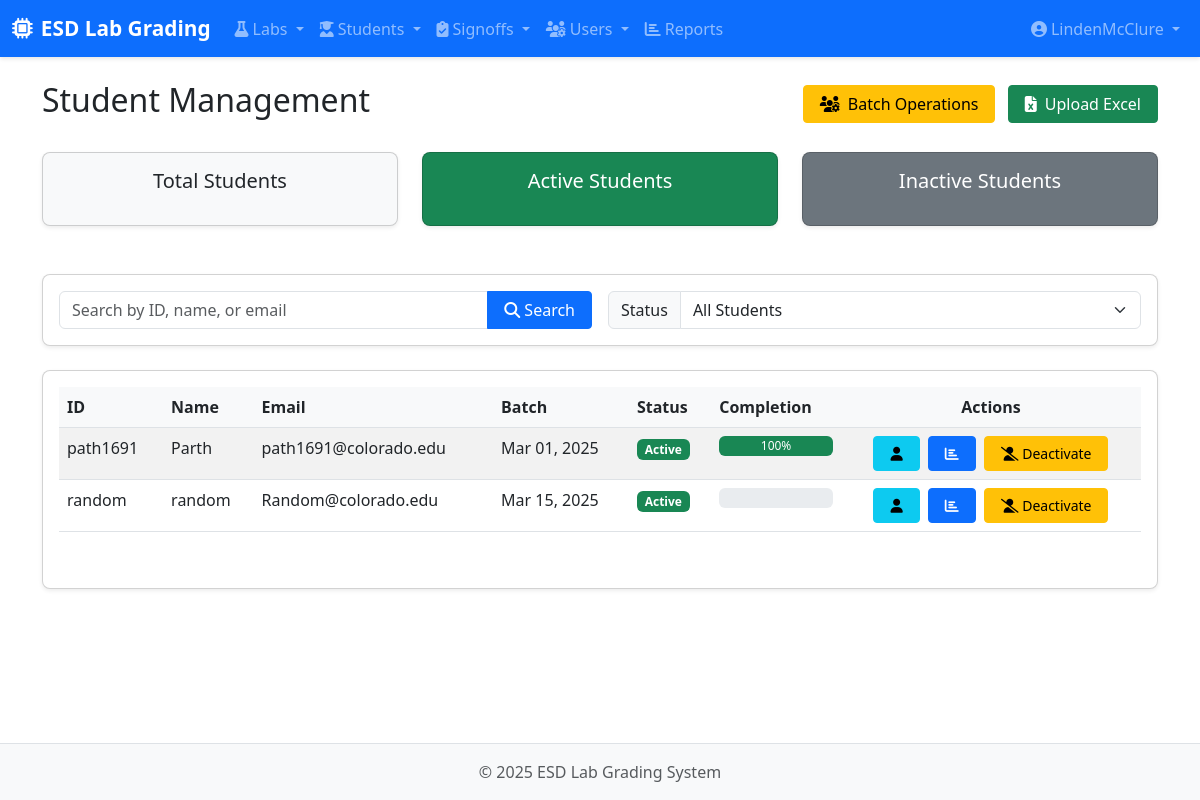
The app's page /students/ (signed in) with its own data.
### labs/models.py (models this page shows, shortened)
class Student(models.Model):
    student_id = models.CharField(max_length=20, unique=True)
    name = models.CharField(max_length=100)
    email = models.EmailField(blank=True)
    batch = models.DateField(auto_now=False, auto_now_add=False)
    active = models.BooleanField(default=True)
    @property
    def get_completion_status(self):
        total_parts = Part.objects.filter(is_required=True).count()
        completed_parts = Signoff.objects.filter(
            student=self,
            status='approved',
            part__is_required=True
        ).values('part').distinct().count()
        if total_parts == 0:
            return 0
        return (completed_parts / total_parts) * 100

### labs/views.py (the view)
# urls.py: path('students/', views.student_list, name='student_list'),
@login_required
def student_list(request):
    students = Student.objects.all()
    return render(request, 'labs/student_list.html', {'students': students})

### labs/templatetags/role_tags.py (called while the page is built)
@register.filter
def has_role(user, role_name):
    if user.is_anonymous:
        return False
    if user.is_staff:
        return True
    try:
        return hasattr(user, 'role') and user.role.role == role_name
    except:
        return False

### labs/templates/labs/student_list.html (shortened to what this page needs)
{% extends 'base.html' %}
{% load static %}
{% block content %}
<div class="container">
    <div class="d-flex justify-content-between align-items-center mb-4">
        <h1 class="h2">Student Management</h1>
        <div>
            <a href="{% url 'labs:batch_toggle_students' %}" class="btn btn-warning me-2">
                <i class="fas fa-users-cog me-1"></i> Batch Operations
            </a>
            <a href="{% url 'labs:student_upload' %}" class="btn btn-success">
                <i class="fas fa-file-excel me-1"></i> Upload Excel
            </a>
        </div>
    </div>
    <div class="row student-stats">
        <div class="col-md-4">
            <div class="card bg-light">
                <div class="card-body text-center">
                    <h5 class="card-title">Total Students</h5>
                </div>
            </div>
        </div>
        <div class="col-md-4">
            <div class="card bg-success text-white">
                <div class="card-body text-center">
                    <h5 class="card-title">Active Students</h5>
                </div>
            </div>
        </div>
        <div class="col-md-4">
            <div class="card bg-secondary text-white">
                <div class="card-body text-center">
                    <h5 class="card-title">Inactive Students</h5>
                </div>
            </div>
        </div>
    </div>
    <div class="card mb-4">
        <div class="card-body">
            <form method="get" class="row g-3">
                <div class="col-md-6">
                    <div class="input-group">
                        <input type="text" name="search" class="form-control" placeholder="Search by ID, name, or email" value="{{ search_query }}">
                        <button class="btn btn-primary" type="submit">
                            <i class="fas fa-search"></i> Search
                        </button>
                    </div>
                </div>
                <div class="col-md-6">
                    <div class="input-group">
                        <label class="input-group-text" for="activeFilter">Status</label>
                        <select class="form-select" id="activeFilter" name="active" onchange="this.form.submit()">
                            <option value="all" {% if active_filter == 'all' %}selected{% endif %}>All Students</option>
                        </select>
                    </div>
                </div>
            </form>
        </div>
    </div>
    <div class="card">
        <div class="card-body">
            <div class="table-responsive">
                <table class="table table-striped table-hover">
                    <thead>
                        <tr>
                            <th>ID</th>
                            <th>Name</th>
                            <th>Email</th>
                            <th>Batch</th>
                            <th>Status</th>
                            <th>Completion</th>
                            <th class="text-center">Actions</th>
                        </tr>
                    </thead>
                    <tbody>
                        {% for student in students %}
                        <tr>
                            <td>{{ student.student_id }}</td>
                            <td>{{ student.name }}</td>
                            <td>{{ student.email }}</td>
                            <td>{{ student.batch|date:"M d, Y" }}</td>
                            <td>
                                {% if student.active %}
                                <span class="badge bg-success">Active</span>
                                {% else %}
                                <span class="badge bg-secondary">Inactive</span>
                                {% endif %}
                            </td>
                            <td>
                                <div class="progress" style="height: 20px;" title="{{ student.get_completion_status|floatformat:1 }}%">
                                    <div class="progress-bar {% if student.get_completion_status >= 100 %}bg-success{% elif student.get_completion_status >= 50 %}bg-info{% else %}bg-warning{% endif %}"
                                         role="progressbar"
                                         style="width: {{ student.get_completion_status }}%;"
                                         aria-valuenow="{{ student.get_completion_status }}"
                                         aria-valuemin="0"
                                         aria-valuemax="100">
                                        {{ student.get_completion_status|floatformat:0 }}%
                                    </div>
                                </div>
                            </td>
                            <td class="action-buttons text-center">
                                <a href="{% url 'labs:student_detail' student.id %}" class="btn btn-sm btn-info me-1" title="View student details">
                                    <i class="fas fa-user"></i>
                                </a>
                                <a href="{% url 'labs:student_grade_report' student.id %}" class="btn btn-sm btn-primary me-1" title="View grade report">
                                    <i class="fas fa-chart-bar"></i>
                                </a>
                                <a href="{% url 'labs:student_toggle_active' student.id %}" class="btn btn-sm {% if student.active %}btn-warning{% else %}btn-success{% endif %}">
                                    {% if student.active %}
                                    <i class="fas fa-user-slash"></i> Deactivate
                                    {% else %}
                                    <i class="fas fa-user-check"></i> Activate
                                    {% endif %}
                                </a>
                            </td>
                        </tr>
                        {% empty %}
                        <tr>
                            <td colspan="7" class="text-center">No students found. {% if search_query %}<a href="{% url 'labs:student_list' %}">Clear search</a>{% endif %}</td>
                        </tr>
                        {% endfor %}
                    </tbody>
                </table>
            </div>
        </div>
    </div>
</div>
{% endblock %}

### templates/base.html (shortened to what this page needs)
{% load static %}
{% load role_tags %}
<!DOCTYPE html>
<html lang="en">
<head>
    <link href="https://cdn.jsdelivr.net/npm/bootstrap@5.3.0-alpha1/dist/css/bootstrap.min.css" rel="stylesheet">
    <link rel="stylesheet" href="https://cdnjs.cloudflare.com/ajax/libs/font-awesome/6.4.0/css/all.min.css">
    <link rel="stylesheet" href="{% static 'css/styles.css' %}">
</head>
<body>
    <nav class="navbar navbar-expand-lg navbar-dark bg-primary sticky-top">
        <div class="container-fluid">
            <a class="navbar-brand" href="{% url 'labs:home' %}">
                <i class="fas fa-microchip me-2"></i>ESD Lab Grading
            </a>
            <div class="collapse navbar-collapse" id="navbarMain">
                <ul class="navbar-nav me-auto">
                    <li class="nav-item dropdown">
                        <a class="nav-link dropdown-toggle" href="#" id="labsDropdown" role="button" data-bs-toggle="dropdown">
                            <i class="fas fa-flask me-1"></i>Labs
                        </a>
                    </li>
                    {% if request.user.is_authenticated %}
                    <li class="nav-item dropdown">
                        <a class="nav-link dropdown-toggle" href="#" id="studentsDropdown" role="button" data-bs-toggle="dropdown">
                            <i class="fas fa-user-graduate me-1"></i>Students
                        </a>
                    </li>
                    {% endif %}
                    {% if request.user.is_authenticated %}
                    <li class="nav-item dropdown">
                        <a class="nav-link dropdown-toggle" href="#" id="signoffsDropdown" role="button" data-bs-toggle="dropdown">
                            <i class="fas fa-clipboard-check me-1"></i>Signoffs
                        </a>
                    </li>
                    {% endif %}
                    {% if request.user.is_authenticated and request.user|has_role:'instructor' %}
                    <li class="nav-item dropdown">
                        <a class="nav-link dropdown-toggle" href="#" id="usersDropdown" role="button" data-bs-toggle="dropdown">
                            <i class="fas fa-users-cog me-1"></i>Users
                        </a>
                    </li>
                    {% endif %}
                    {% if request.user.is_authenticated %}
                    <li class="nav-item">
                        <a class="nav-link" href="{% url 'labs:reports' %}">
                            <i class="fas fa-chart-bar me-1"></i>Reports
                        </a>
                    </li>
                    {% endif %}
                </ul>
                <ul class="navbar-nav ms-3">
                    {% if request.user.is_authenticated %}
                    <li class="nav-item dropdown">
                        <a class="nav-link dropdown-toggle" href="#" id="userDropdown" role="button" data-bs-toggle="dropdown">
                            <i class="fas fa-user-circle me-1"></i>{{ request.user.username }}
                        </a>
                    </li>
                    {% else %}
                    <li class="nav-item">
                        <a class="nav-link" href="{% url 'admin:login' %}?next=/">Login</a>
                    </li>
                    {% endif %}
                </ul>
            </div>
        </div>
    </nav>
    <main class="py-4">
        {% block content %}{% endblock %}
    </main>
    <footer class="footer mt-auto py-3 bg-light">
        <div class="container text-center">
            <span class="text-muted">© {% now "Y" %} ESD Lab Grading System</span>
        </div>
    </footer>
</body>
</html>

### static/css/styles.css (style rules this page uses)
body { min-height: 100vh; display: flex; flex-direction: column; }
main { flex: 1; }
.navbar-brand { font-weight: bold; font-size: 1.3rem; }
.navbar { box-shadow: 0 2px 4px rgba(0, 0, 0, 0.1); }
.card { border-radius: 0.5rem; box-shadow: 0 0.125rem 0.25rem rgba(0, 0, 0, 0.075); margin-bottom: 1.5rem; }
.table-responsive { margin-bottom: 1.5rem; }
.table thead th { background-color: #f8f9fa; font-weight: 600; border-top: none; }
.btn { border-radius: 0.25rem; padding: 0.375rem 1rem; font-weight: 500; }
.btn-primary { background-color: #0d6efd; border-color: #0d6efd; }
.btn-success { background-color: #198754; border-color: #198754; }
.footer { background-color: #f8f9fa; padding: 1.5rem 0; border-top: 1px solid #dee2e6; }

### labs/templates/labs/student_list.html (style rules this page uses)
.student-stats { margin-bottom: 1.5rem; }
.action-buttons { white-space: nowrap; }

### records on screen
Student: student_id "path1691", name "Parth", email "path1691@colorado.edu", batch "Mar 01, 2025", active "Active", get_completion_status "100"
Student: student_id "random", name "random", email "Random@colorado.edu", batch "Mar 15, 2025", active "Active"

### other values on screen
{{ request.user.username }} "LindenMcClure"
